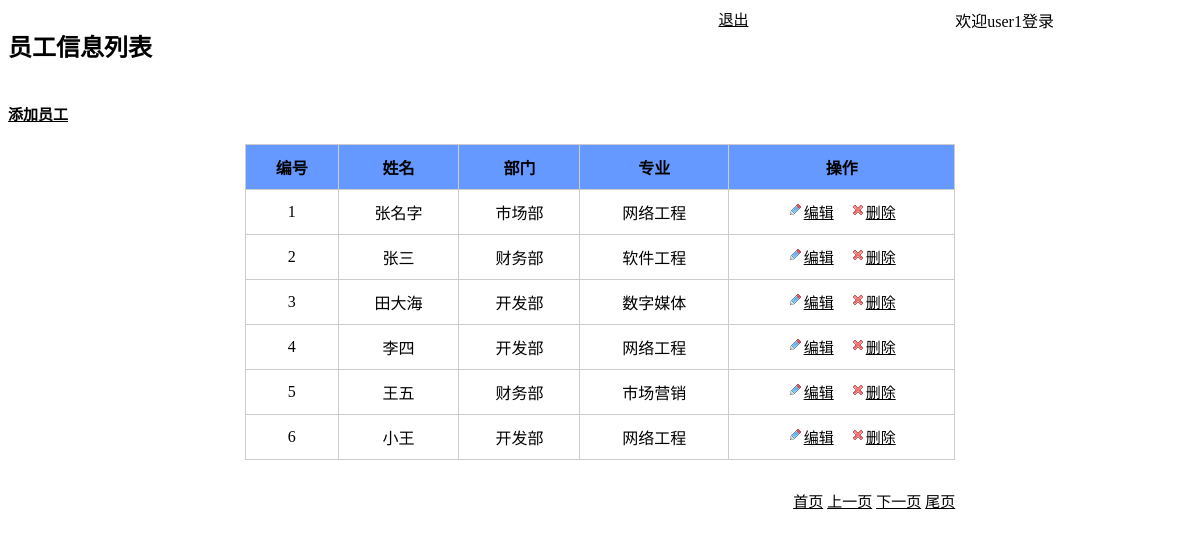
Screenshot of /php/hw/week12-1/index_show.php (signed in) with the database file from the repository.
### tables this page shows
CREATE TABLE IF NOT EXISTS `basic_info` (
  `id` int(10) NOT NULL AUTO_INCREMENT,
  `name` varchar(20) NOT NULL,
  `department` varchar(20) NOT NULL,
  `major` varchar(20) NOT NULL,
  PRIMARY KEY (`id`)
);

### php/hw/week12-1/public_func.php (called while the page is built, shortened)
<?php
function query($link, $sql)
{
  $res = mysqli_query($link, $sql);
  if ($res) {
    return $res;
  } else {
    echo '错误的sql语句是：' . $sql;
    echo mysqli_error($link);
    die();
  }
}
function fetchAll($link, $sql)
{
  if ($result = query($link, $sql)) {
    $emp = array();
    while ($row = mysqli_fetch_assoc($result)) {
      $emp[] = $row;
    }
    return $emp;
  } else {
    return false;
  }
}
function fetchRow($link, $sql)
{
  if ($result = query($link, $sql)) {
    $row = mysqli_fetch_row($result);
    $row = $row[0];
    return $row;
  } else {
    return false;
  }
}

### php/hw/week12-1/index_show.php (the view, shortened to what this page needs)
<?php
require 'public_func.php';
$link = dbInitial();
$page_size = 6;
$sql = "select count(*) from `basic_info`";
$page_count = fetchRow($link, $sql);
$page_num = ceil($page_count / $page_size);
$page = isset($_GET['page']) ? intval($_GET['page']) : 1;
$page = $page > $page_num ? $page_num : $page;
$page = $page < 1 ? 1 : $page;
$lim = ($page - 1) * $page_size;
$sql = "select * from `basic_info` limit $lim,$page_size";
$emp = fetchAll($link, $sql);
?>
<html>
<head>
  <link href="css/type.css" rel="stylesheet" type="text/css">
</head>
<body>
  <div class="hello">欢迎<?php echo $_SESSION["name"]; ?>登录</div>
  <div class="hello"><a href="unlogin.php?action=logout">退出</a></div>
  <div class="zi">
    <h2>员工信息列表</h2>
  </div>
  <div class="zi">
    <h2><a href="add_html.php">添加员工</a></h2>
  </div>
  <table class="borderd">
    <tr>
      <td>编号</td>
      <td>姓名</td>
      <td>部门</td>
      <td>专业</td>
      <td>操作</td>
    </tr>
    <?php if (!empty($emp)) { ?>
      <?php foreach ($emp as $value) : ?>
        <tr>
          <td><?php echo $value['id']; ?></td>
          <td><?php echo $value['name']; ?></td>
          <td><?php echo $value['department']; ?></td>
          <td><?php echo $value['major']; ?></td>
          <td><img src="img/edt.gif"><a href="update.php?id=<?php echo $value['id']; ?>">编辑</a>&nbsp;&nbsp;&nbsp;&nbsp;<img src="img/del.gif"><a href="del.php?id=<?php echo $value['id']; ?>">删除</a></td>
        </tr>
      <?php endforeach; ?>
    <?php } else { ?>
      <tr>
        <td colspan="5">暂无员工信息！</td>
      </tr>
    <?php } ?>
  </table>
  <div class="page_style">
    <a href="index.php?page=1">首页</a>
    <a href="index.php?page=<?php echo ($page > 1) ? ($page - 1) : 1; ?>">上一页</a>
    <a href="index.php?page=<?php echo ($page < $page_num) ? ($page + 1) : $page_num; ?>">下一页</a>
    <a href="index.php?page=<?php echo $page_num; ?>">尾页</a>
  </div>
</body>
</html>

### php/hw/week12-1/css/type.css (style rules this page uses)
.zi { width: 60%; float: left; }
.hello { width: 20%; float: right; }
.borderd { margin: auto; width: 60%; border-collapse: collapse; border: 1px solid #ccc; text-align: center; }
.borderd tr, td { border: 1px solid #ccc; padding: 8px; }
.borderd tr:nth-child(1) { font-weight: bold; }
.borderd tr:nth-child(1) { background: #69f; }
.page_style { width: 60%; height: 30px; margin: auto; text-align: right; margin-top: 30px; }
a { font-size: 15px; color: #000; }
.add_borderd tr, td { padding: 10px; }
.update_borderd tr, td { padding: 10px; }

### rows the page displays
basic_info: id "1", name "张名字", department "市场部", major "网络工程"
basic_info: id "2", name "张三", department "财务部", major "软件工程"
basic_info: id "3", name "田大海", department "开发部", major "数字媒体"
basic_info: id "4", name "李四", department "开发部", major "网络工程"
basic_info: id "5", name "王五", department "财务部", major "市场营销"
basic_info: id "6", name "小王", department "开发部", major "网络工程"

### other values shown
$_SESSION["name"] "user1"
